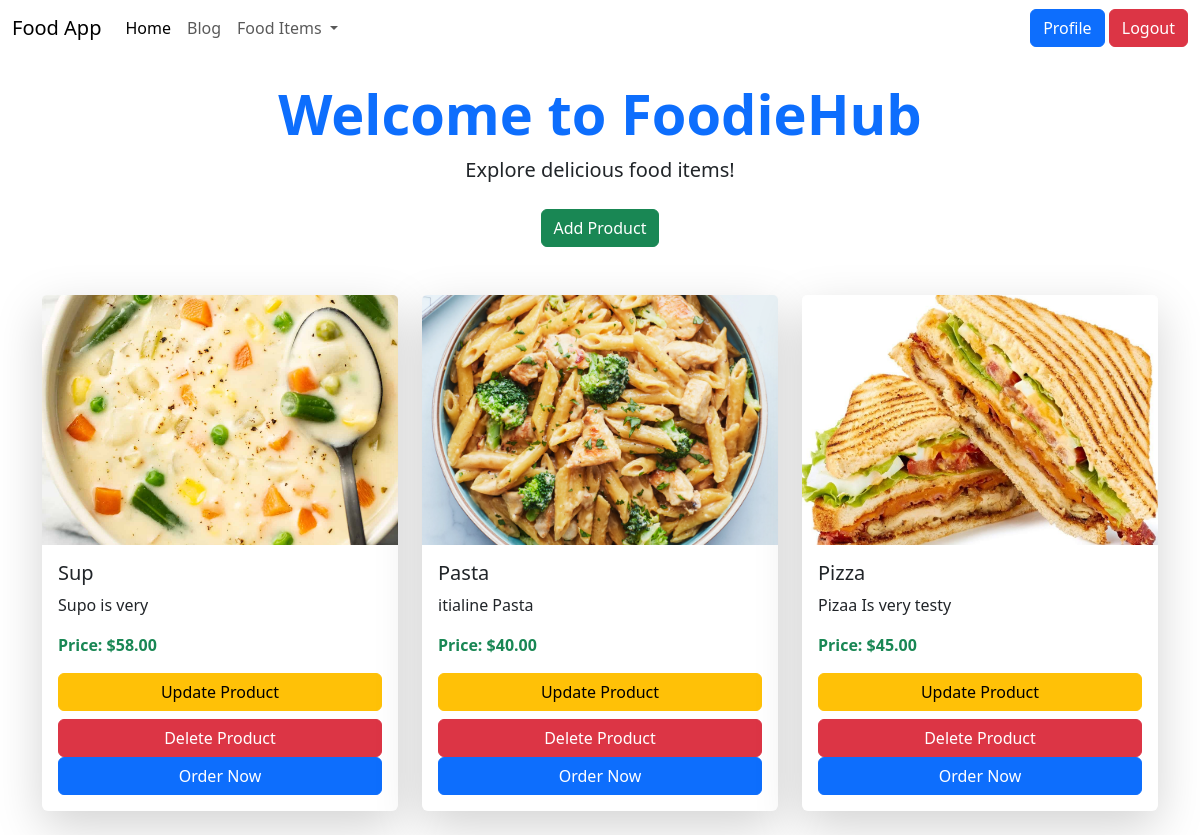
The app's page / (signed in) with its own data.
### FoodApp/models.py (models this page shows, shortened)
class Item(models.Model):
    user_name = models.ForeignKey(User, on_delete=models.CASCADE, default=1)
    name = models.CharField(max_length=100)
    description = models.TextField()
    price = models.DecimalField(max_digits=10, decimal_places=2)
    image = models.ImageField(upload_to='images/', null=True, blank=True)  # Correct field name here

### FoodApp/views.py (the view)
# urls.py: path('', views.home, name='home'),
def home(request):
    items = Item.objects.all()
    return render(request, 'home.html', {'items': items})  # Fixed context key to 'items'

### templates/home.html (shortened to what this page needs)
<!DOCTYPE html>
<html lang="en">
<head>
    <link rel="stylesheet" href="https://cdn.jsdelivr.net/npm/bootstrap@5.3.0/dist/css/bootstrap.min.css">
</head>
<body>
    {% include 'navbar.html' %}
    <div class="container text-center mt-4">
        <h1 class="display-4 fw-bold text-primary">Welcome to FoodieHub</h1>
        <p class="lead">Explore delicious food items!</p>
    </div>
    <div class="container text-center mt-4">
       <a href="{% url 'add' %}" class="btn btn-success">Add Product</a>
    </div>
    <div class="container mt-5">
        <div class="row">
            {% for item in items %}
                <div class="col-md-4 mb-4">
                    <div class="card shadow-lg border-0">
                        {% if item.image %}
                            <img src="{{ item.image.url }}" class="card-img-top" alt="{{ item.name }}" style="height: 250px; object-fit: cover;">
                        {% else %}
                            <img src="https://via.placeholder.com/250" class="card-img-top" alt="No Image Available">
                        {% endif %}
                        <div class="card-body">
                            <h5 class="card-title text-dark">{{ item.name }}</h5>
                            <p class="card-text">{{ item.description|truncatewords:20 }}</p>
                            <p class="text-success fw-bold">Price: ${{ item.price }}</p>
                            <a href="{% url 'update_product' item.id %}" class="btn btn-warning w-100 mb-2">Update Product</a>
                            <form method="POST" action="{% url 'delete_product' item.id %}" onsubmit="return confirm('Are you sure you want to delete this product?');">
                                <button type="submit" class="btn btn-danger w-100">Delete Product</button>
                            </form>
                            <a href="#" class="btn btn-primary w-100">Order Now</a>
                        </div>
                    </div>
                </div>
            {% endfor %}
        </div>
    </div>
</body>
</html>

### records on screen
Item: image (picture), name "Sup", description "Supo is very", price "58.00"
Item: image (picture), name "Pasta", description "itialine Pasta", price "40.00"
Item: image (picture), name "Pizza", description "Pizaa Is very testy", price "45.00"
